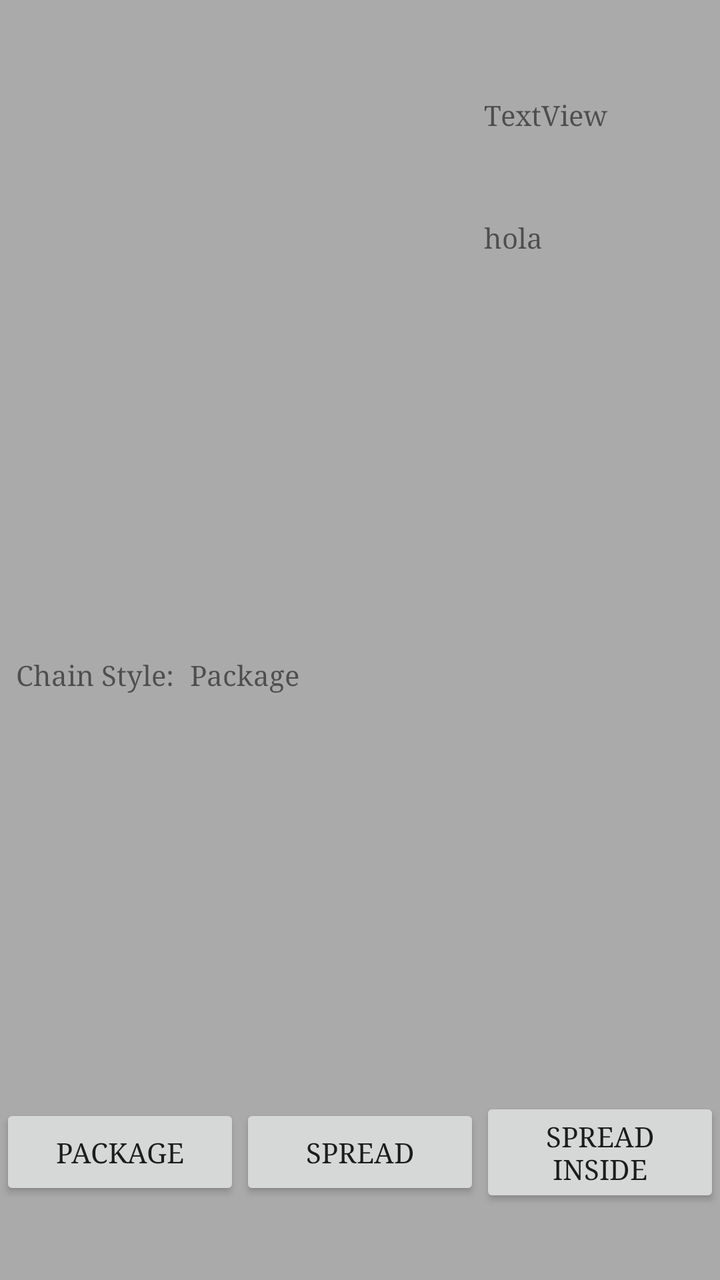
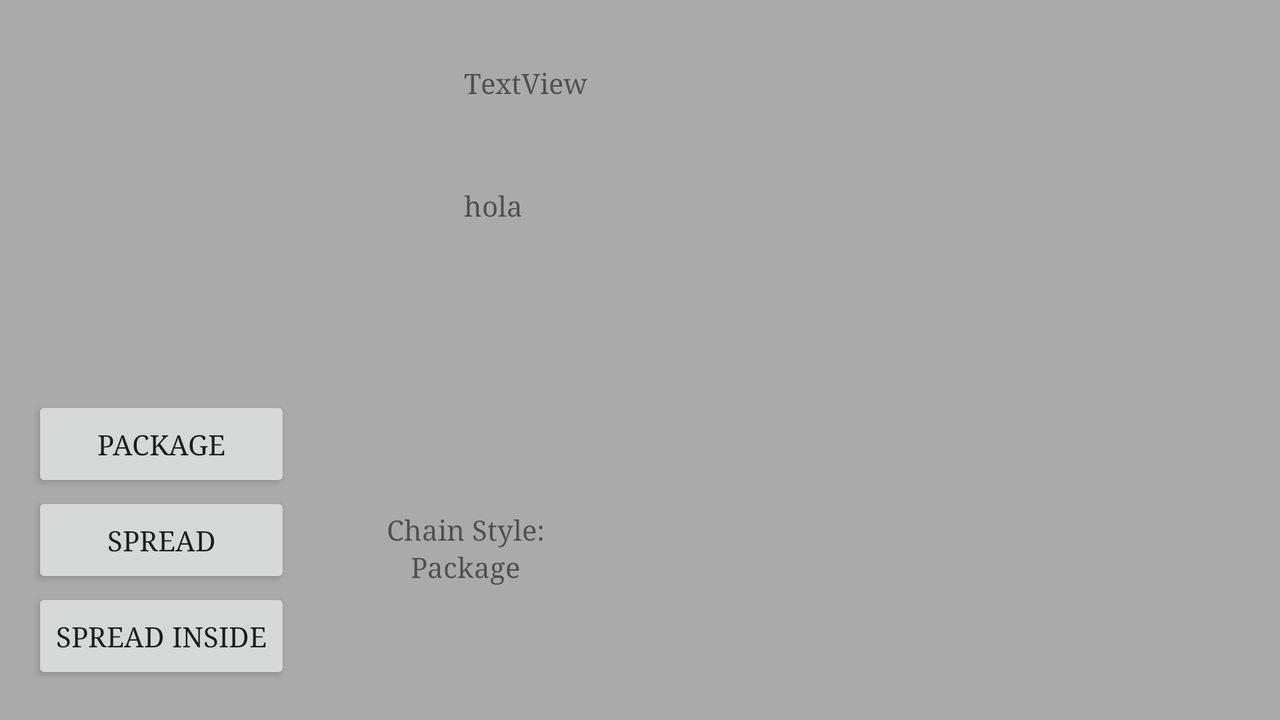

First picture: res/layout/ on a phone held upright. Second picture: the repository's own variant of that layout, on a device whose configuration matches the variant's folder. Source for both follows.
<!-- AndroidManifest.xml: application theme AppTheme -->
<!-- res/layout/fragment_constraint_example.xml -->
<android.support.constraint.ConstraintLayout
    xmlns:android="http://schemas.android.com/apk/res/android"
    xmlns:app="http://schemas.android.com/apk/res-auto"
    xmlns:tools="http://schemas.android.com/tools"
    android:layout_width="match_parent"
    android:layout_height="match_parent"
    tools:context=".MainActivity">

    <ImageView
        android:id="@+id/imageView"
        android:layout_width="96dp"
        android:layout_height="96dp"

        android:layout_marginTop="32dp"
        android:layout_marginRight="32dp"
        android:layout_marginLeft="32dp"

        app:layout_constraintTop_toTopOf="parent"
        app:layout_constraintRight_toRightOf="parent"
        app:layout_constraintLeft_toLeftOf="parent"
        app:layout_constraintHorizontal_bias="0.25"

        app:srcCompat="@mipmap/ic_launcher"
        android:layout_marginStart="32dp"
        android:layout_marginEnd="32dp"
        android:layout_marginBottom="0dp"
        app:layout_constraintBottom_toTopOf="@+id/guideline" />

    <TextView
        android:id="@+id/textView"
        android:layout_width="wrap_content"
        android:layout_height="wrap_content"

        android:text="@string/textview_label"

        android:layout_marginLeft="64dp"

        app:layout_constraintTop_toTopOf="@+id/imageView"
        app:layout_constraintLeft_toRightOf="@+id/imageView"
        android:layout_marginStart="64dp"
        />

    <TextView
        android:id="@+id/textView2"
        android:layout_width="0dp"
        android:layout_height="wrap_content"

        android:layout_marginBottom="16dp"

        android:text="@string/hi_label"

        app:layout_constraintRight_toRightOf="@+id/textView"
        app:layout_constraintBottom_toBottomOf="@+id/imageView"
        app:layout_constraintLeft_toLeftOf="@+id/textView"
        />

    <android.support.constraint.Guideline
        android:layout_width="wrap_content"
        android:layout_height="wrap_content"
        android:id="@+id/guideline"
        android:orientation="horizontal"
        app:layout_constraintGuide_percent="0.25" />

    <ImageView
        android:id="@+id/imageView2"
        android:layout_width="96dp"
        android:layout_height="96dp"

        app:srcCompat="@mipmap/ic_launcher"

        android:layout_marginTop="16dp"

        app:layout_constraintTop_toTopOf="@+id/guideline"
        app:layout_constraintRight_toLeftOf="@+id/imageView3"
        app:layout_constraintLeft_toLeftOf="parent"
        android:layout_marginBottom="16dp"
        app:layout_constraintBottom_toTopOf="@+id/guideline2" />

    <ImageView
        android:id="@+id/imageView3"
        android:layout_width="96dp"
        android:layout_height="96dp"

        app:srcCompat="@mipmap/ic_launcher"

        android:layout_marginTop="16dp"

        app:layout_constraintTop_toTopOf="@+id/guideline"
        app:layout_constraintRight_toLeftOf="@+id/imageView4"
        app:layout_constraintLeft_toRightOf="@+id/imageView2"
        android:layout_marginBottom="16dp"
        app:layout_constraintBottom_toTopOf="@+id/guideline2"
        app:layout_constraintVertical_bias="0.6" />

    <ImageView
        android:id="@+id/imageView4"
        android:layout_width="96dp"
        android:layout_height="96dp"

        app:srcCompat="@mipmap/ic_launcher"

        android:layout_marginTop="16dp"

        app:layout_constraintTop_toTopOf="@+id/guideline"
        app:layout_constraintRight_toRightOf="parent"
        app:layout_constraintLeft_toRightOf="@+id/imageView3"
        android:layout_marginBottom="16dp"
        app:layout_constraintBottom_toTopOf="@+id/guideline2" />

    <android.support.constraint.Guideline
        android:layout_width="wrap_content"
        android:layout_height="wrap_content"
        android:id="@+id/guideline2"
        android:orientation="horizontal"
        app:layout_constraintGuide_percent="0.5" />

    <TextView
        android:id="@+id/textView3"
        android:layout_width="wrap_content"
        android:layout_height="wrap_content"

        android:layout_marginLeft="8dp"
        android:layout_marginRight="8dp"
        android:layout_marginTop="8dp"

        android:text="@string/label_chain_style"
        android:textSize="14sp"

        app:layout_constraintLeft_toLeftOf="parent"
        app:layout_constraintTop_toTopOf="@+id/guideline2" />

    <TextView
        android:id="@+id/chain_style_selected"
        android:layout_width="0dp"
        android:layout_height="wrap_content"

        android:layout_marginLeft="8dp"
        android:layout_marginRight="8dp"
        android:layout_marginTop="8dp"

        android:text="@string/label_chain_style_package"
        android:textSize="14sp"

        app:layout_constraintLeft_toRightOf="@id/textView3"
        app:layout_constraintRight_toRightOf="parent"
        app:layout_constraintTop_toTopOf="@+id/guideline2" />

    <ImageView
        android:id="@+id/chainA"
        android:layout_width="96dp"
        android:layout_height="96dp"

        app:srcCompat="@mipmap/ic_launcher"

        android:layout_marginTop="8dp"
        android:layout_marginBottom="8dp"

        app:layout_constraintHorizontal_chainStyle="packed"

        app:layout_constraintTop_toTopOf="@+id/guideline2"
        app:layout_constraintRight_toLeftOf="@+id/chainB"
        app:layout_constraintLeft_toLeftOf="parent"
        app:layout_constraintBottom_toTopOf="@+id/guideline3" />

    <ImageView
        android:id="@+id/chainB"
        android:layout_width="96dp"
        android:layout_height="96dp"

        app:srcCompat="@mipmap/ic_launcher"

        android:layout_marginTop="8dp"
        android:layout_marginBottom="8dp"

        app:layout_constraintHorizontal_chainStyle="packed"

        app:layout_constraintTop_toTopOf="@+id/guideline2"
        app:layout_constraintRight_toLeftOf="@+id/chainC"
        app:layout_constraintLeft_toRightOf="@+id/chainA"
        app:layout_constraintBottom_toTopOf="@+id/guideline3" />

    <ImageView
        android:id="@+id/chainC"
        android:layout_width="96dp"
        android:layout_height="96dp"

        app:srcCompat="@mipmap/ic_launcher"

        android:layout_marginTop="8dp"
        android:layout_marginBottom="8dp"

        app:layout_constraintHorizontal_chainStyle="packed"

        app:layout_constraintTop_toTopOf="@+id/guideline2"
        app:layout_constraintRight_toRightOf="parent"
        app:layout_constraintLeft_toRightOf="@+id/chainB"
        app:layout_constraintBottom_toTopOf="@+id/guideline3"/>


    <android.support.constraint.Guideline
        android:layout_width="wrap_content"
        android:layout_height="wrap_content"
        android:id="@+id/guideline3"
        android:orientation="horizontal"
        app:layout_constraintGuide_percent="0.8" />

    <Button
        android:id="@+id/btn_apply_package"
        android:layout_width="0dp"
        android:layout_height="wrap_content"

        android:text="@string/label_chain_style_package"
        style="@style/Widget.AppCompat.Button"

        android:layout_marginTop="8dp"
        android:layout_marginBottom="8dp"

        app:layout_constraintBottom_toBottomOf="parent"
        app:layout_constraintLeft_toLeftOf="parent"
        app:layout_constraintRight_toLeftOf="@+id/btn_apply_spread"
        app:layout_constraintTop_toTopOf="@+id/guideline3" />

    <Button
        android:id="@+id/btn_apply_spread"
        android:layout_width="0dp"
        android:layout_height="wrap_content"

        android:text="@string/label_chain_style_spread"
        style="@style/Widget.AppCompat.Button"

        android:layout_marginBottom="8dp"
        android:layout_marginTop="8dp"

        app:layout_constraintBottom_toBottomOf="parent"
        app:layout_constraintLeft_toRightOf="@+id/btn_apply_package"
        app:layout_constraintRight_toLeftOf="@+id/btn_apply_spread_inside"
        app:layout_constraintTop_toTopOf="@+id/guideline3" />

    <Button
        android:id="@+id/btn_apply_spread_inside"
        android:layout_width="0dp"
        android:layout_height="wrap_content"

        android:text="@string/label_chain_style_spread_inside"
        style="@style/Widget.AppCompat.Button"

        android:layout_marginBottom="8dp"
        android:layout_marginTop="8dp"

        app:layout_constraintBottom_toBottomOf="parent"
        app:layout_constraintLeft_toRightOf="@+id/btn_apply_spread"
        app:layout_constraintRight_toRightOf="parent"
        app:layout_constraintTop_toTopOf="@+id/guideline3" />


</android.support.constraint.ConstraintLayout>
<!-- resources referenced by this layout -->
<resources>
  <string name="hi_label">hola</string>
  <string name="label_chain_style">Chain Style:</string>
  <string name="label_chain_style_package">Package</string>
  <string name="label_chain_style_spread">Spread</string>
  <string name="label_chain_style_spread_inside">Spread Inside</string>
  <string name="textview_label">TextView</string>
  <style name="AppTheme" parent="Theme.AppCompat.Light.DarkActionBar">
          
          <item name="android:typeface">serif</item>
          <item name="android:colorBackground">@android:color/darker_gray</item>
  
          <item name="colorPrimary">@color/colorPrimary</item>
          <item name="colorPrimaryDark">@color/colorPrimaryDark</item>
          <item name="colorAccent">@color/colorAccent</item>
      </style>
  <color name="colorPrimary">#3F51B5</color>
  <color name="colorPrimaryDark">#303F9F</color>
  <color name="colorAccent">#FF4081</color>
</resources>
<!-- res/layout-land/fragment_constraint_example.xml (the repository's variant of the layout above) -->
<!-- drawn on the phone turned sideways -->
<android.support.constraint.ConstraintLayout
    xmlns:android="http://schemas.android.com/apk/res/android"
    xmlns:app="http://schemas.android.com/apk/res-auto"
    xmlns:tools="http://schemas.android.com/tools"
    android:layout_width="match_parent"
    android:layout_height="match_parent"
    tools:context=".MainActivity">

    <ImageView
        android:id="@+id/imageView"
        android:layout_width="96dp"
        android:layout_height="96dp"

        android:layout_marginTop="32dp"
        android:layout_marginRight="32dp"
        android:layout_marginLeft="32dp"

        app:layout_constraintTop_toTopOf="parent"
        app:layout_constraintLeft_toLeftOf="parent"
        app:layout_constraintHorizontal_bias="0.25"

        app:srcCompat="@mipmap/ic_launcher"
        android:layout_marginStart="32dp"
        android:layout_marginEnd="32dp"
        android:layout_marginBottom="8dp"
        app:layout_constraintBottom_toTopOf="@+id/guideline2"
        app:layout_constraintRight_toLeftOf="@+id/guideline"
        app:layout_constraintVertical_bias="0.0" />

    <TextView
        android:id="@+id/textView"
        android:layout_width="wrap_content"
        android:layout_height="wrap_content"

        android:text="@string/textview_label"

        android:layout_marginLeft="64dp"

        app:layout_constraintTop_toTopOf="@+id/imageView"
        app:layout_constraintLeft_toRightOf="@+id/imageView"
        android:layout_marginStart="64dp"
        />

    <TextView
        android:id="@+id/textView2"
        android:layout_width="0dp"
        android:layout_height="wrap_content"

        android:layout_marginBottom="16dp"

        android:text="@string/hi_label"

        app:layout_constraintRight_toRightOf="@+id/textView"
        app:layout_constraintBottom_toBottomOf="@+id/imageView"
        app:layout_constraintLeft_toLeftOf="@+id/textView"
        />

    <android.support.constraint.Guideline
        android:layout_width="wrap_content"
        android:layout_height="wrap_content"
        android:id="@+id/guideline"
        android:orientation="vertical"
        app:layout_constraintGuide_percent="0.5"
        tools:layout_editor_absoluteY="0dp"
        tools:layout_editor_absoluteX="296dp" />

    <ImageView
        android:id="@+id/imageView2"
        android:layout_width="96dp"
        android:layout_height="96dp"

        app:srcCompat="@mipmap/ic_launcher"

        android:layout_marginBottom="8dp"
        android:layout_marginLeft="0dp"
        android:layout_marginStart="8dp"

        app:layout_constraintRight_toLeftOf="@+id/imageView3"
        app:layout_constraintLeft_toLeftOf="@+id/guideline"
        app:layout_constraintBottom_toTopOf="@+id/guideline2"
        app:layout_constraintTop_toTopOf="parent"
        android:layout_marginTop="8dp"
        app:layout_constraintVertical_bias="0.508" />

    <ImageView
        android:id="@+id/imageView3"
        android:layout_width="96dp"
        android:layout_height="96dp"

        app:srcCompat="@mipmap/ic_launcher"

        app:layout_constraintRight_toLeftOf="@+id/imageView4"
        app:layout_constraintLeft_toRightOf="@+id/imageView2"
        android:layout_marginBottom="8dp"
        app:layout_constraintBottom_toTopOf="@+id/guideline2"
        app:layout_constraintTop_toTopOf="parent"
        android:layout_marginTop="8dp"
        app:layout_constraintVertical_bias="0.51" />

    <ImageView
        android:id="@+id/imageView4"
        android:layout_width="96dp"
        android:layout_height="96dp"

        app:srcCompat="@mipmap/ic_launcher"

        app:layout_constraintRight_toRightOf="parent"
        app:layout_constraintLeft_toRightOf="@+id/imageView3"
        android:layout_marginBottom="8dp"
        app:layout_constraintBottom_toTopOf="@+id/guideline2"
        app:layout_constraintTop_toTopOf="parent"
        android:layout_marginTop="8dp" />

    <android.support.constraint.Guideline
        android:layout_width="wrap_content"
        android:layout_height="wrap_content"
        android:id="@+id/guideline2"
        android:orientation="horizontal"
        app:layout_constraintGuide_percent="0.5"
        tools:layout_editor_absoluteY="156dp"
        tools:layout_editor_absoluteX="0dp" />

    <TextView
        android:id="@+id/textView3"
        android:layout_width="wrap_content"
        android:layout_height="wrap_content"

        android:text="@string/label_chain_style"
        android:textSize="14sp"


        android:layout_marginTop="8dp"
        android:layout_marginRight="8dp"
        android:layout_marginLeft="8dp"

        app:layout_constraintVertical_chainStyle="packed"

        app:layout_constraintTop_toTopOf="@+id/guideline2"
        app:layout_constraintRight_toLeftOf="@+id/guideline"
        app:layout_constraintLeft_toRightOf="@+id/linearLayout"
        app:layout_constraintBottom_toTopOf="@+id/chain_style_selected" />

    <TextView
        android:id="@+id/chain_style_selected"
        android:layout_width="wrap_content"
        android:layout_height="wrap_content"

        android:text="@string/label_chain_style_package"
        android:textSize="14sp"

        android:layout_marginRight="8dp"
        android:layout_marginLeft="8dp"

        app:layout_constraintTop_toBottomOf="@+id/textView3"
        app:layout_constraintRight_toLeftOf="@+id/guideline"
        app:layout_constraintLeft_toRightOf="@+id/linearLayout"
        app:layout_constraintBottom_toBottomOf="parent" />

    <ImageView
        android:id="@+id/chainA"
        android:layout_width="96dp"
        android:layout_height="96dp"

        app:srcCompat="@mipmap/ic_launcher"

        android:layout_marginTop="8dp"

        app:layout_constraintHorizontal_chainStyle="packed"

        app:layout_constraintTop_toTopOf="@+id/guideline2"
        app:layout_constraintRight_toLeftOf="@+id/chainB"
        app:layout_constraintLeft_toLeftOf="@+id/guideline"
        app:layout_constraintBottom_toBottomOf="parent"
        android:layout_marginBottom="8dp" />

    <ImageView
        android:id="@+id/chainB"
        android:layout_width="96dp"
        android:layout_height="96dp"

        app:srcCompat="@mipmap/ic_launcher"

        android:layout_marginTop="8dp"

        app:layout_constraintHorizontal_chainStyle="packed"

        app:layout_constraintTop_toTopOf="@+id/guideline2"
        app:layout_constraintRight_toLeftOf="@+id/chainC"
        app:layout_constraintLeft_toRightOf="@+id/chainA"
        app:layout_constraintBottom_toBottomOf="parent"
        android:layout_marginBottom="8dp" />

    <ImageView
        android:id="@+id/chainC"
        android:layout_width="96dp"
        android:layout_height="96dp"

        app:srcCompat="@mipmap/ic_launcher"

        android:layout_marginTop="8dp"

        app:layout_constraintHorizontal_chainStyle="packed"

        app:layout_constraintTop_toTopOf="@+id/guideline2"
        app:layout_constraintRight_toRightOf="parent"
        app:layout_constraintLeft_toRightOf="@+id/chainB"
        app:layout_constraintBottom_toBottomOf="parent"
        android:layout_marginBottom="8dp" />

    <LinearLayout
        android:layout_width="wrap_content"
        android:layout_height="wrap_content"
        android:orientation="vertical"
        app:layout_constraintTop_toTopOf="@+id/guideline2"
        app:layout_constraintBottom_toBottomOf="parent"
        app:layout_constraintLeft_toLeftOf="parent"
        android:id="@+id/linearLayout"
        android:layout_marginLeft="16dp">

        <Button
            android:id="@+id/btn_apply_package"
            style="@style/Widget.AppCompat.Button"
            android:layout_width="match_parent"
            android:layout_height="wrap_content"
            android:text="@string/label_chain_style_package" />

        <Button
            android:id="@+id/btn_apply_spread"
            style="@style/Widget.AppCompat.Button"
            android:layout_width="match_parent"
            android:layout_height="wrap_content"
            android:text="@string/label_chain_style_spread"/>

        <Button
            android:id="@+id/btn_apply_spread_inside"
            style="@style/Widget.AppCompat.Button"
            android:layout_width="match_parent"
            android:layout_height="wrap_content"
            android:text="@string/label_chain_style_spread_inside" />

    </LinearLayout>




</android.support.constraint.ConstraintLayout>
